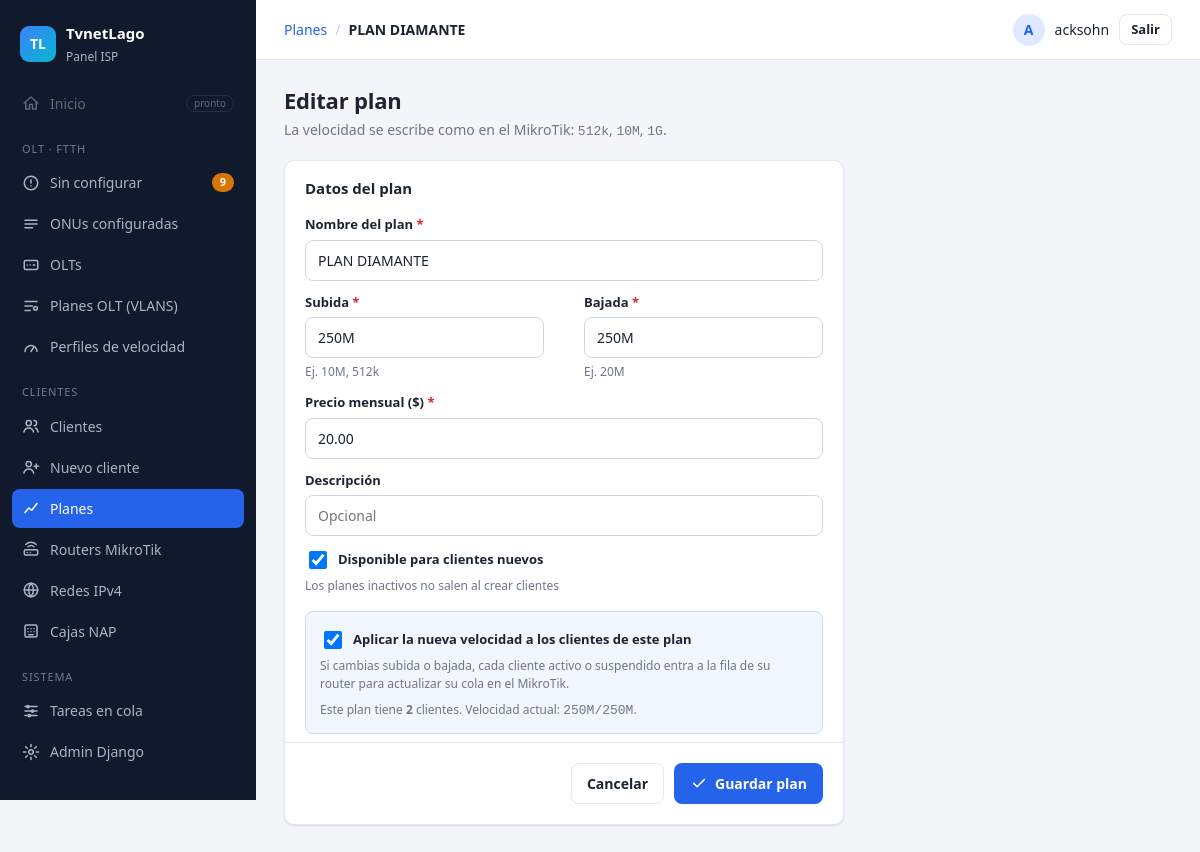
The page /planes/2/ (signed in) on the database its author committed.
### Aplicaciones/ServerMikro/models.py (models this page shows, shortened)
class Plan(models.Model):
    nombre = models.CharField(max_length=60, unique=True)          # ej. "Plan 20 Megas"
    subida = models.CharField(max_length=10, help_text="Ej. 10M, 512k")
    bajada = models.CharField(max_length=10, help_text="Ej. 20M")
    precio = models.DecimalField(max_digits=8, decimal_places=2, default=0)
    descripcion = models.CharField(max_length=200, blank=True)
    activo = models.BooleanField(default=True, help_text="Los planes inactivos no salen al crear clientes")
    class Meta:
        ordering = ["precio", "nombre"]
    @property
    def velocidad(self):
        return f"{self.subida}/{self.bajada}"

### Aplicaciones/ServerMikro/views.py (the view, shortened to what this page needs)
# urls.py: path("planes/<int:pk>/", views.plan_form, name="plan_editar"),
@login_required
def plan_form(request, pk=None):
    if not request.user.has_perm("ServerMikro.change_plan" if pk else "ServerMikro.add_plan"):
        raise PermissionDenied
    plan = get_object_or_404(Plan, pk=pk) if pk else None
    velocidad_antes = plan.velocidad if plan else None
    form = PlanForm(request.POST or None, instance=plan)
    return render(request, "planes/form.html", {"form": form, "plan": plan})

### Aplicaciones/ServerOLT/context_processors.py (called while the page is built)
def menu(request):
    if not request.user.is_authenticated:
        return {}
    return {"menu_pendientes": ONU.objects.filter(estado="sin_autorizar").count()}

### Aplicaciones/ServerMikro/templates/planes/form.html (shortened to what this page needs)
{% extends "panel/base.html" %}
{% block migas %}<a href="{% url 'clientes:planes' %}">Planes</a><span class="sep">/</span><strong>{% if plan %}{{ plan.nombre }}{% else %}Nuevo{% endif %}</strong>{% endblock %}
{% block contenido %}
<div class="cabecera">
  <div>
    <h1>{% if plan %}Editar plan{% else %}Nuevo plan{% endif %}</h1>
    <p class="sub">La velocidad se escribe como en el MikroTik: <span class="mono">512k</span>, <span class="mono">10M</span>, <span class="mono">1G</span>.</p>
  </div>
</div>
<form method="post" class="formulario-plan" novalidate>
  <div class="tarjeta formulario">
    <div class="tarjeta-titulo">Datos del plan</div>
    {% with campo=form.nombre %}{% include "clientes/_campo.html" %}{% endwith %}
    <div class="campos-2">
      {% with campo=form.subida %}{% include "clientes/_campo.html" %}{% endwith %}
      {% with campo=form.bajada %}{% include "clientes/_campo.html" %}{% endwith %}
    </div>
    {% with campo=form.precio %}{% include "clientes/_campo.html" %}{% endwith %}
    {% with campo=form.descripcion %}{% include "clientes/_campo.html" %}{% endwith %}
    {% with campo=form.activo %}{% include "clientes/_campo.html" %}{% endwith %}
    {% if form.aplicar %}
    <div class="caja-aplicar">
      {% with campo=form.aplicar %}{% include "clientes/_campo.html" %}{% endwith %}
      <p class="tenue chico">Este plan tiene <strong>{{ plan.clientes.count }}</strong> cliente{{ plan.clientes.count|pluralize }}. Velocidad actual: <span class="mono">{{ plan.velocidad }}</span>.</p>
    </div>
    {% endif %}
    <div class="acciones">
      <a class="btn btn-fantasma" href="{% url 'clientes:planes' %}">Cancelar</a>
      <button class="btn btn-primario" type="submit" data-cargando="Guardando…">
        <svg viewBox="0 0 24 24"><path d="M5 12.5l4.5 4.5L19 7.5"/></svg>
        Guardar plan
      </button>
    </div>
  </div>
</form>
{% endblock %}

### templates/panel/base.html (shortened to what this page needs)
{% load static %}<!DOCTYPE html>
<html lang="es">
<head>
  <link rel="stylesheet" href="{% static 'vendor/select2/select2.min.css' %}">
  <link rel="stylesheet" href="{% static 'css/panel.css' %}">
</head>
<body>
<div class="app">
  <aside class="sidebar" id="sidebar">
    <div class="marca">
      <span class="marca-logo">TL</span>
      <div><strong>TvnetLago</strong><small>Panel ISP</small></div>
    </div>
    {% with ruta=request.resolver_match.view_name %}
    <nav>
      <a class="item deshabilitado" title="Próximamente">
        <svg viewBox="0 0 24 24"><path d="M3 12l9-8 9 8M5 10v10h5v-6h4v6h5V10"/></svg>
        Inicio <span class="pronto">pronto</span>
      </a>
      <p class="seccion">OLT · FTTH</p>
      <a class="item {% if ruta == 'olt:sin_configurar' or ruta == 'olt:autorizar' %}activo{% endif %}"
         href="{% url 'olt:sin_configurar' %}">
        <svg viewBox="0 0 24 24"><circle cx="12" cy="12" r="9"/><path d="M12 8v4M12 16h.01"/></svg>
        Sin configurar
        <span id="menu-pendientes" data-vivo class="contador-caja">{% if menu_pendientes %}<span class="contador">{{ menu_pendientes }}</span>{% endif %}</span>
      </a>
      <a class="item {% if ruta == 'olt:configuradas' or ruta == 'olt:detalle_onu' %}activo{% endif %}" href="{% url 'olt:configuradas' %}">
        <svg viewBox="0 0 24 24"><path d="M4 7h16M4 12h16M4 17h10"/></svg>
        ONUs configuradas
      </a>
      <a class="item {% if ruta == 'olt:olts' or ruta == 'olt:detalle_olt' or ruta == 'olt:olt_nueva' or ruta == 'olt:olt_editar' %}activo{% endif %}" href="{% url 'olt:olts' %}">
        <svg viewBox="0 0 24 24"><rect x="3" y="6" width="18" height="12" rx="2"/><path d="M7 12h.01M11 12h.01M15 12h2"/></svg>
        OLTs
      </a>
      <a class="item {% if ruta == 'olt:planes_olt' or ruta == 'olt:plan_olt_nuevo' or ruta == 'olt:plan_olt_editar' %}activo{% endif %}" href="{% url 'olt:planes_olt' %}">
        <svg viewBox="0 0 24 24"><path d="M4 6h16M4 12h10M4 18h7"/><circle cx="18" cy="15" r="2.5"/></svg>
        Planes OLT (VLANS)
      </a>
      <a class="item {% if ruta == 'olt:velocidades' or ruta == 'olt:velocidad_nueva' or ruta == 'olt:velocidad_editar' %}activo{% endif %}" href="{% url 'olt:velocidades' %}">
        <svg viewBox="0 0 24 24"><path d="M4 18a8 8 0 1 1 16 0"/><path d="M12 18l4-6"/></svg>
        Perfiles de velocidad
      </a>
      <p class="seccion">Clientes</p>
      <a class="item {% if request.resolver_match.namespace == 'clientes' and ruta != 'clientes:nuevo' and 'plan' not in ruta and 'router' not in ruta %}activo{% endif %}" href="{% url 'clientes:lista' %}">
        <svg viewBox="0 0 24 24"><circle cx="9" cy="8" r="3.5"/><path d="M2.5 20c.8-3.5 3.3-5.5 6.5-5.5s5.7 2 6.5 5.5M16 4.5a3.5 3.5 0 010 7M18 14.6c1.9.7 3 2.6 3.5 5.4"/></svg>
        Clientes
      </a>
      {% if perms.ServerMikro.add_cliente %}
      <a class="item {% if ruta == 'clientes:nuevo' %}activo{% endif %}" href="{% url 'clientes:nuevo' %}">
        <svg viewBox="0 0 24 24"><circle cx="9" cy="8" r="3.5"/><path d="M2.5 20c.8-3.5 3.3-5.5 6.5-5.5s5.7 2 6.5 5.5M19 8v6M16 11h6"/></svg>
        Nuevo cliente
      </a>
      {% endif %}
      <a class="item {% if ruta == 'clientes:planes' or ruta == 'clientes:plan_nuevo' or ruta == 'clientes:plan_editar' %}activo{% endif %}" href="{% url 'clientes:planes' %}">
        <svg viewBox="0 0 24 24"><path d="M4 18l5-6 4 3 7-9"/></svg>
        Planes
      </a>
      <a class="item {% if 'router' in ruta %}activo{% endif %}" href="{% url 'clientes:routers' %}">
        <svg viewBox="0 0 24 24"><rect x="3" y="13" width="18" height="7" rx="2"/><path d="M7 16.5h.01M11 16.5h.01M8 9a6 6 0 018 0M5 6a10 10 0 0114 0"/></svg>
        Routers MikroTik
      </a>
      <a class="item {% if ruta == 'clientes:redes' or 'clientes:red_' in ruta %}activo{% endif %}" href="{% url 'clientes:redes' %}">
        <svg viewBox="0 0 24 24"><circle cx="12" cy="12" r="9"/><path d="M3 12h18M12 3a14 14 0 010 18M12 3a14 14 0 000 18"/></svg>
        Redes IPv4
      </a>
      <a class="item {% if 'clientes:nap' in ruta %}activo{% endif %}" href="{% url 'clientes:naps' %}">
        <svg viewBox="0 0 24 24"><rect x="4" y="4" width="16" height="16" rx="2"/><path d="M8 9h.01M12 9h.01M16 9h.01M8 13h.01M12 13h.01M16 13h.01M9 17h6"/></svg>
        Cajas NAP
      </a>
      <p class="seccion">Sistema</p>
      <a class="item {% if ruta == 'tareas:lista' %}activo{% endif %}" href="{% url 'tareas:lista' %}">
        <svg viewBox="0 0 24 24"><path d="M4 6h16M4 12h16M4 18h16"/><circle cx="8" cy="6" r="1.5"/><circle cx="14" cy="12" r="1.5"/><circle cx="10" cy="18" r="1.5"/></svg>
        Tareas en cola
      </a>
      {% if user.is_staff %}
      <a class="item" href="{% url 'admin:index' %}">
        <svg viewBox="0 0 24 24"><circle cx="12" cy="12" r="3"/><path d="M12 2v3M12 19v3M2 12h3M19 12h3M4.9 4.9L7 7M17 17l2.1 2.1M4.9 19.1L7 17M17 7l2.1-2.1"/></svg>
        Admin Django
      </a>
      {% endif %}
    </nav>
    {% endwith %}
  </aside>
  <div class="principal">
    <header class="topbar">
      <div class="migas">{% block migas %}{% endblock %}</div>
      {% if user.is_authenticated %}
      <form method="post" action="{% url 'logout' %}" class="usuario">
        <span class="avatar">{{ user.username|slice:":1"|upper }}</span>
        <span class="usuario-nombre">{{ user.username }}</span>
        <button type="submit" class="btn btn-fantasma btn-sm">Salir</button>
      </form>
      {% endif %}
    </header>
    <main class="contenido">
      {% block contenido %}{% endblock %}
    </main>
  </div>
</div>
</body>
</html>

### Aplicaciones/ServerMikro/templates/clientes/_campo.html (shortened to what this page needs)
{% if campo.field.widget.input_type == "checkbox" %}
<div class="campo campo-check {% if campo.errors %}con-error{% endif %}">
  <label>{{ campo }} {{ campo.label }}</label>
  {% if campo.help_text %}<small class="ayuda">{{ campo.help_text }}</small>{% endif %}
</div>
{% else %}
<div class="campo {% if campo.errors %}con-error{% endif %}">
  <label for="{{ campo.id_for_label }}">{{ campo.label }}{% if campo.field.required %} <span class="req">*</span>{% endif %}</label>
  {{ campo }}
  {% if campo.help_text %}<small class="ayuda">{{ campo.help_text }}</small>{% endif %}
</div>
{% endif %}

### rows shown on the page
Plan: nombre "PLAN DIAMANTE", subida "250M", bajada "250M", precio "20.00", activo "☑", clientes.count "2", velocidad "250M/250M"

### other values the page prints
{{ menu_pendientes }} "9"
{{ user.username|slice:":1"|upper }} "A"
{{ user.username }} "acksohn"
{{ campo.label }} "Nombre del plan Subida Bajada Precio mensual ($) Descripción"
{{ campo.help_text }} "Ej. 10M, 512k Ej. 20M"
{{ campo.label }} "Disponible para clientes nuevos Aplicar la nueva velocidad a los clientes de este plan"
{{ campo.help_text }} "Los planes inactivos no salen al crear clientes Si cambias subida o bajada, cada cliente activo o suspendido entra a la fila de su router para actualizar su cola en el MikroTik."
